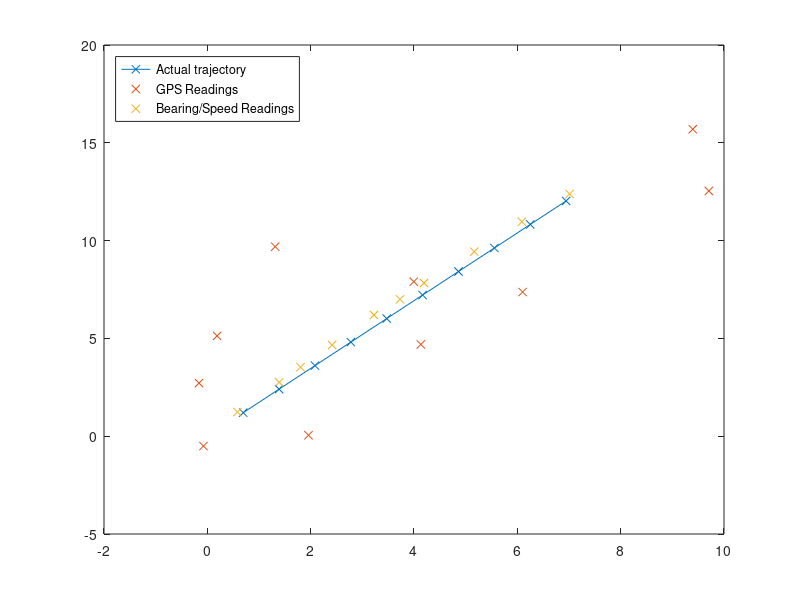

Write MATLAB code to recreate this figure.
% -------------------------------------------------------------
% Kalman filter implementation to improve GPS position tracking
% using GPS outputs of longitude, latitude, speed and bearing.
% Adapted from: https://www.mdpi.com/1424-8220/13/11/15307/pdf
% Nick Anderson
% 23 January 2019
% -------------------------------------------------------------
% NAMING CONVENTION
% zk - meausered GPS data vector (input to Kalman filter)
% xGPS/yGPS/thetaGPS/uGPS - measuerd x/y position, bearing/speed
% xbk - state vector 
% xk/yk/thetak/uk - estimated from Kalman
% "n" - a priori state estimate
% "p" - a posteriori state estimate
% dT - sample time
% "h" - hat/estimated state.
% -------------------------------------------------------------

%Create artificial samples of GPS data.
N = 10; %50 samples, 5 seconds
fs = 1; %1Hz
dT = 1/fs;
%Rated error from datasheet
SPDERROR = 0.05; %0.05m/s 
BEARERROR = 0.3; %0.3 degrees
XERROR = 2.5; %2.5m
YERROR = 2.5; %2.5m
%Error for noise
XERRORN = 5; %5m
YERRORN = 5; %5m
SPDERRORN = 2/3.6; %0.5km/h 
BEARERRORN = 5; %5 degrees
% GPS is simulated GPS, speed and bearing readings.
thetaGPS = 60*ones(N,1); %60 degrees CWW x-axis
uGPS = 5/3.6*ones(N,1);  %5km/h
xGPS = cumsum(uGPS*dT.*cosd(thetaGPS));
yGPS = cumsum(uGPS*dT.*sind(thetaGPS));
thetaGPS1 = thetaGPS+(rand(N,1)-0.5)*2*BEARERRORN; 
% GPS1 is simulated noisy GPS readings.
uGPS1 = uGPS+(rand(N,1)-0.5)*2*SPDERRORN; %0.5km/h error 
xGPS1 = xGPS+(rand(N,1)-0.5)*2*XERRORN;   %3m error
yGPS1 = yGPS+(rand(N,1)-0.5)*2*YERRORN;   %3m error
% GPS2 is simulated noisy bearing/speed calculations
xGPS2 = cumsum(uGPS1*dT.*cosd(thetaGPS1)); 
yGPS2 = cumsum(uGPS1*dT.*sind(thetaGPS1));

figure(1);
clf;
plot(xGPS, yGPS, '-x');
hold on
plot(xGPS1, yGPS1, 'x');
plot(xGPS2, yGPS2, 'x');
legend('Actual trajectory', 'GPS Readings', 'Bearing/Speed Readings', 'Location','NorthWest');
hold off;

%{
% Need to figure what theta I am going to use. theta as defined
% here is x-axis CCW.

% GPS readings
zk = [xGPS; yGPS; thetaGPS; uGPS];

% Output of Kalman filter.
xbk = [xk; yk; thetak; uk];

% Prediction matrix
% updates the values 
Fk =    [1 0 0 dT*cos(thetak_1p); 
         0 1 0 dT*sin(thetak_1p);
         0 0 1 0;
         0 0 0 1];

% a priori and a posteriori state estimate vectors
xk_1nh = [xkn; ykn; thetakn; ukn];  
xk_1ph = [xkp; ykp; thetakp; ukp];     

% a priori state estimate from previous a posteriori state estimate
xbknh = Fk*xk_1ph;

I4 = eye(4); Hk = I4;

% Iinitialise covariance matrices with random values 0-6.
Q = 6*rand(3).*eye(3);
R = 6*rand(3).*eye(3);

% Covariance matrix of the a priori estimate
Pkn = Fk*Pk_1p*Fk'+Qk;

% Kalman gain matrix
Kk = Pkn*Hk'*(Hk*Pkn*Hk'+Rk)^(-1);

% a posteriori estimate of the system-state using the measurements, Zk
Xkph = Xknh+Kk*(Zk-Hk*Xknh);

% Covariance matrix of the a posteriori estimate
Pkp = (I-KkHk)*Pkn;

%}